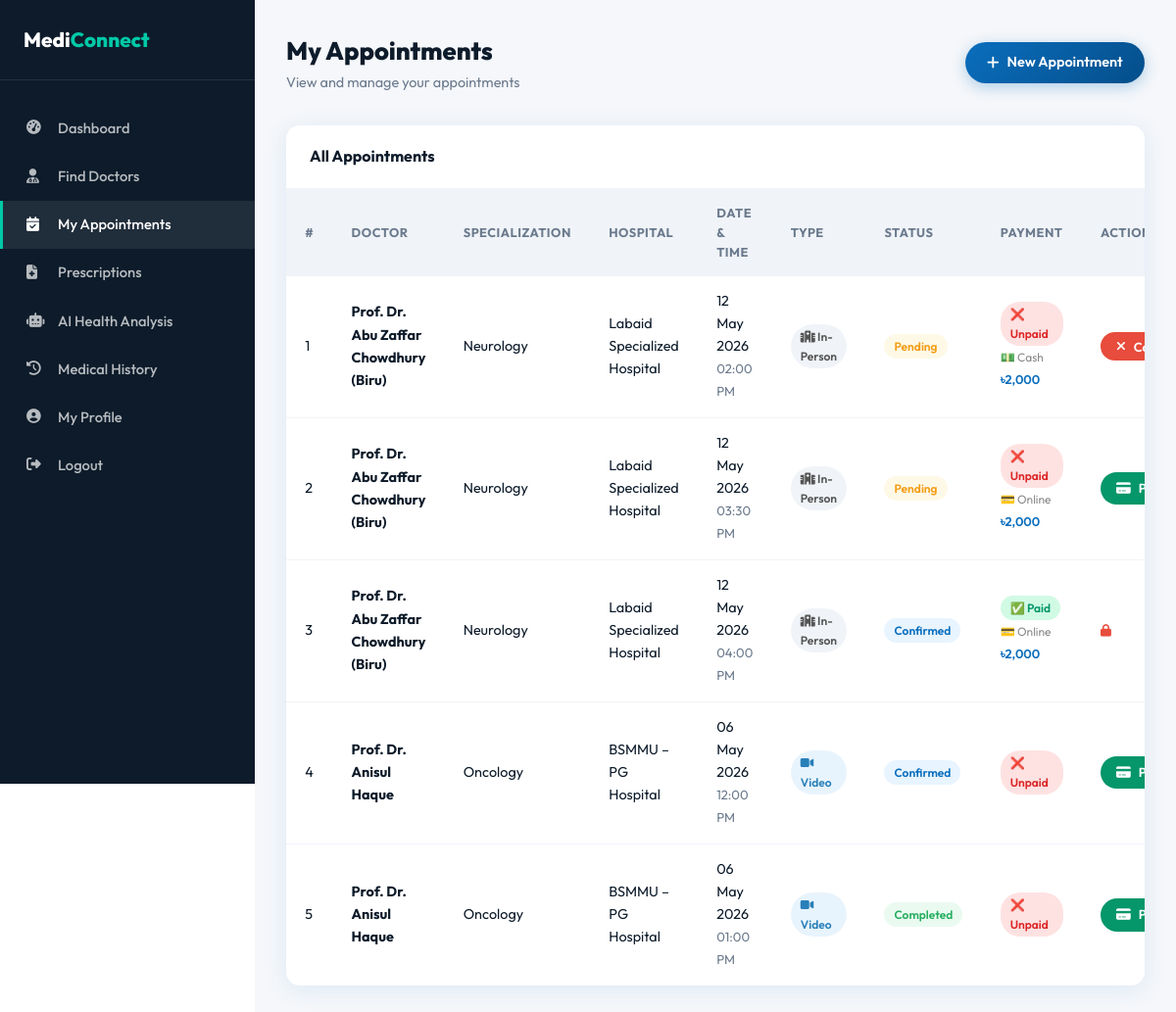
Page /patient/appointments.php (signed in) on the committed database.
### tables this page shows
CREATE TABLE `appointments` (
  `id` int(11) NOT NULL,
  `patient_id` int(11) NOT NULL,
  `doctor_id` int(11) NOT NULL,
  `appointment_date` date NOT NULL,
  `appointment_time` time NOT NULL,
  `status` enum('Pending','Confirmed','Completed','Cancelled') DEFAULT 'Pending',
  `reason` text DEFAULT NULL,
  `call_type` enum('in-person','video') DEFAULT 'in-person',
  `room_id` varchar(100) DEFAULT NULL,
  `call_status` enum('pending','active','ended') DEFAULT 'pending',
  `call_started_at` datetime DEFAULT NULL,
  `call_ended_at` datetime DEFAULT NULL,
  `payment_status` enum('unpaid','paid','pending','failed') DEFAULT 'unpaid',
  `payment_method` enum('online','cash','pay_later') DEFAULT NULL,
  `payment_amount` decimal(10,2) DEFAULT 0.00,
  `transaction_id` varchar(100) DEFAULT NULL,
  `notes` text DEFAULT NULL,
  `cancelled_by` enum('patient','doctor') DEFAULT NULL,
  `cancel_reason` text DEFAULT NULL,
  `cancelled_at` datetime DEFAULT NULL,
  `created_at` timestamp NOT NULL DEFAULT current_timestamp()
);

CREATE TABLE `doctors` (
  `id` int(11) NOT NULL,
  `full_name` varchar(100) NOT NULL,
  `email` varchar(100) NOT NULL,
  `password` varchar(255) NOT NULL,
  `phone` varchar(20) DEFAULT NULL,
  `specialization_id` int(11) DEFAULT NULL,
  `hospital_id` int(11) DEFAULT NULL,
  `qualification` varchar(255) DEFAULT NULL,
  `experience_years` int(11) DEFAULT 0,
  `consultation_fee` decimal(10,2) DEFAULT 0.00,
  `bio` text DEFAULT NULL,
  `profile_pic` varchar(255) DEFAULT 'default.png',
  `is_verified` tinyint(1) DEFAULT 0,
  `available_days` varchar(100) DEFAULT 'Mon,Tue,Wed,Thu,Fri',
  `available_time_start` time DEFAULT '09:00:00',
  `available_time_end` time DEFAULT '17:00:00',
  `created_at` timestamp NOT NULL DEFAULT current_timestamp()
);

CREATE TABLE `specializations` (
  `id` int(11) NOT NULL,
  `name` varchar(100) NOT NULL,
  `icon` varchar(50) DEFAULT 'fas fa-stethoscope',
  `description` text DEFAULT NULL
);

CREATE TABLE `hospitals` (
  `id` int(11) NOT NULL,
  `name` varchar(150) NOT NULL,
  `address` text NOT NULL,
  `city` varchar(100) DEFAULT NULL,
  `phone` varchar(20) DEFAULT NULL,
  `email` varchar(100) DEFAULT NULL,
  `website` varchar(150) DEFAULT NULL,
  `description` text DEFAULT NULL,
  `is_verified` tinyint(1) DEFAULT 0,
  `created_at` timestamp NOT NULL DEFAULT current_timestamp(),
  `latitude` decimal(10,8) DEFAULT NULL,
  `longitude` decimal(11,8) DEFAULT NULL
);

### includes/functions.php (called while the page is built, shortened)
<?php
function formatDate($date) {
    return date('d M Y', strtotime($date));
}
function formatTime($time) {
    return date('h:i A', strtotime($time));
}
?>

### patient/appointments.php (the view, shortened to what this page needs)
<?php
require_once '../includes/functions.php';
$pat_id = $_SESSION['patient_id'];
$appts = mysqli_query($conn,
    "SELECT a.*, d.full_name as doc_name, s.name as spec_name, h.name as hosp_name,
            a.call_type, a.payment_status, a.payment_method, a.payment_amount
     FROM appointments a
     JOIN doctors d ON a.doctor_id = d.id
     LEFT JOIN specializations s ON d.specialization_id = s.id
     LEFT JOIN hospitals h ON d.hospital_id = h.id
     WHERE a.patient_id = $pat_id ORDER BY a.appointment_date DESC"
);
?>
<!DOCTYPE html>
<html lang="en">
<head>
<link rel="stylesheet" href="https://cdnjs.cloudflare.com/ajax/libs/font-awesome/6.4.0/css/all.min.css">
<link rel="stylesheet" href="<?= SITE_URL ?>/css/style.css">
</head>
<body>
<div class="dashboard">
    <nav class="sidebar">
        <div class="sidebar-brand">Medi<span>Connect</span></div>
        <ul class="sidebar-menu">
            <li><a href="dashboard.php"><i class="fas fa-tachometer-alt"></i> Dashboard</a></li>
            <li><a href="../doctors.php"><i class="fas fa-user-md"></i> Find Doctors</a></li>
            <li><a href="appointments.php" class="active"><i class="fas fa-calendar-check"></i> My Appointments</a></li>
            <li><a href="prescriptions.php"><i class="fas fa-file-medical"></i> Prescriptions</a></li>
            <li><a href="medical_history_analysis.php"><i class="fas fa-robot"></i> AI Health Analysis</a></li>
            <li><a href="medical-history.php"><i class="fas fa-history"></i> Medical History</a></li>
            <li><a href="profile.php"><i class="fas fa-user-circle"></i> My Profile</a></li>
            <li><a href="../logout.php"><i class="fas fa-sign-out-alt"></i> Logout</a></li>
        </ul>
    </nav>
    <main class="dashboard-main">
        <div class="dash-header">
            <div><h1>My Appointments</h1><p>View and manage your appointments</p></div>
            <a href="../doctors.php" class="btn btn-primary"><i class="fas fa-plus"></i> New Appointment</a>
        </div>
        <div class="table-card">
            <div class="table-header"><h3>All Appointments</h3></div>
            <table class="data-table">
                <thead>
                    <tr><th>#</th><th>Doctor</th><th>Specialization</th><th>Hospital</th><th>Date & Time</th><th>Type</th><th>Status</th><th>Payment</th><th>Actions</th></tr>
                </thead>
                <tbody>
                <?php if (mysqli_num_rows($appts) == 0): ?>
                <tr><td colspan="9" style="text-align:center;color:var(--gray);padding:2rem;">No appointments found. <a href="../doctors.php">Book now!</a></td></tr>
                <?php else: $i=1; while ($a = mysqli_fetch_assoc($appts)): ?>
                <?php
                    $appt_dt    = strtotime($a['appointment_date'].' '.$a['appointment_time']);
                    $hrs_left   = ($appt_dt - time()) / 3600;
                    $can_cancel = in_array($a['status'], ['Pending','Confirmed']) && !($a['status']==='Confirmed' && $hrs_left < 24);
                    $blocked    = $a['status']==='Confirmed' && $hrs_left < 24;
                    $can_pay    = in_array($a['payment_status'], ['unpaid','pending','failed'])
                                  && $a['status'] !== 'Cancelled'
                                  && $a['payment_method'] !== 'cash';
                    $ps = $a['payment_status'] ?? 'unpaid';
                    $pay_labels = ['paid'=>'✅ Paid','unpaid'=>'❌ Unpaid','pending'=>'⏰ Pay Later','failed'=>'❌ Failed'];
                    $pay_class  = ['paid'=>'pay-paid','unpaid'=>'pay-unpaid','pending'=>'pay-pending','failed'=>'pay-failed'];
                ?>
                <tr>
                    <td><?= $i++ ?></td>
                    <td><strong><?= htmlspecialchars($a['doc_name']) ?></strong></td>
                    <td><?= htmlspecialchars($a['spec_name']) ?></td>
                    <td><?= htmlspecialchars($a['hosp_name']) ?></td>
                    <td><?= formatDate($a['appointment_date']) ?><br><span style="font-size:.82rem;color:var(--gray);"><?= formatTime($a['appointment_time']) ?></span></td>
                    <td>
                        <?php if ($a['call_type']==='video'): ?>
                        <span class="badge" style="background:#e8f4fd;color:#2980b9;"><i class="fas fa-video"></i> Video</span>
                        <?php else: ?>
                        <span class="badge" style="background:#f0f4f8;color:#555;"><i class="fas fa-hospital"></i> In-Person</span>
                        <?php endif; ?>
                    </td>
                    <td>
                        <?php $b=['Pending'=>'warning','Confirmed'=>'primary','Completed'=>'success','Cancelled'=>'danger'];
                        echo '<span class="badge badge-'.($b[$a['status']]??'secondary').'">'.$a['status'].'</span>'; ?>
                    </td>
                    <td>
                        <span class="pay-badge <?= $pay_class[$ps]??'pay-unpaid' ?>"><?= $pay_labels[$ps]??ucfirst($ps) ?></span>
                        <?php if ($a['payment_method']): ?>
                        <br><span style="font-size:.75rem;color:#888;">
                            <?= $a['payment_method']==='cash' ? '💵 Cash' : ($a['payment_method']==='online' ? '💳 Online' : '⏰ Pay Later') ?>
                        </span>
                        <?php endif; ?>
                        <?php if ($a['payment_amount'] > 0): ?>
                        <br><span style="font-size:.8rem;font-weight:600;color:var(--primary);">৳<?= number_format($a['payment_amount']) ?></span>
                        <?php endif; ?>
                    </td>
                    <td style="white-space:nowrap;">
                        <?php if ($can_pay): ?>
                        <a href="../payment/checkout.php?appointment_id=<?= $a['id'] ?>" class="btn btn-sm" style="background:#059669;color:#fff;border:none;">
                            <i class="fas fa-credit-card"></i> Pay Now
                        </a>
                        <?php endif; ?>
                        <?php if ($can_cancel): ?>
                        <button class="btn btn-danger btn-sm" onclick="openCancelModal(<?= $a['id'] ?>,'<?= addslashes($a['doc_name']) ?>','<?= formatDate($a['appointment_date']) ?>','<?= formatTime($a['appointment_time']) ?>','<?= $a['status'] ?>')">
                            <i class="fas fa-times"></i> Cancel
                        </button>
                        <?php elseif ($blocked): ?>
                        <span style="font-size:.78rem;color:#e74c3c;"><i class="fas fa-lock"></i></span>
                        <?php endif; ?>
                    </td>
                </tr>
                <?php endwhile; endif; ?>
                </tbody>
            </table>
        </div>
    </main>
</div>
</body>
</html>

### css/style.css (style rules this page uses)
:root { --primary: #0A6EBD; --primary-dark: #054E8A; --primary-light: #E8F4FF; --secondary: #00C9A7; --accent: #FF6B35; --dark: #0D1B2A; --gray-dark: #2C3E50; --gray: #6B7A8D; --gray-light: #F0F4F8; --white: #FFFFFF; --danger: #E74C3C; --success: #27AE60; --warning: #F39C12; --shadow: 0 4px 24px rgba(10,110,189,0.10); --shadow-lg: 0 8px 40px rgba(10,110,189,0.18); --radius: 14px; --radius-sm: 8px; }
* { margin: 0; padding: 0; box-sizing: border-box; }
body { font-family: 'Outfit', sans-serif; color: var(--dark); background: var(--white); line-height: 1.6; }
.btn { display: inline-flex; align-items: center; gap: 8px; padding: 0.6rem 1.4rem; border-radius: 50px; font-family: 'Outfit', sans-serif; font-weight: 600; font-size: 0.9rem; cursor: pointer; transition: all 0.25s; border: none; text-decoration: none; }
.btn-primary { background: linear-gradient(135deg, var(--primary), var(--primary-dark)); color: white; box-shadow: 0 4px 15px rgba(10,110,189,0.3); }
.btn-danger { background: var(--danger); color: white; }
.btn-sm { padding: 0.4rem 1rem; font-size: 0.82rem; }
.dashboard { display: flex; min-height: 100vh; }
.sidebar { width: 260px; background: var(--dark); padding: 1.5rem 0; position: sticky; top: 0; height: 100vh; overflow-y: auto; flex-shrink: 0; }
.sidebar .sidebar-brand { padding: 0 1.5rem 1.5rem; border-bottom: 1px solid rgba(255,255,255,0.1); margin-bottom: 1.5rem; font-size: 1.3rem; font-weight: 800; color: white; }
.sidebar .sidebar-brand span { color: var(--secondary); }
.sidebar-menu { list-style: none; }
.sidebar-menu a { display: flex; align-items: center; gap: 12px; padding: 0.8rem 1.5rem; color: rgba(255,255,255,0.7); text-decoration: none; font-weight: 500; font-size: 0.92rem; transition: all 0.2s; border-left: 3px solid transparent; }
.sidebar-menu a:hover, .sidebar-menu a.active { color: white; background: rgba(255,255,255,0.08); border-left-color: var(--secondary); }
.sidebar-menu a i { width: 20px; }
.dashboard-main { flex: 1; background: #F5F7FA; padding: 2rem; overflow-y: auto; }
.dash-header { display: flex; align-items: center; justify-content: space-between; margin-bottom: 2rem; }
.dash-header h1 { font-size: 1.6rem; font-weight: 800; }
.dash-header p { color: var(--gray); font-size: 0.9rem; }
.table-card { background: white; border-radius: var(--radius); box-shadow: var(--shadow); overflow: hidden; }
.table-card .table-header { padding: 1.2rem 1.5rem; border-bottom: 1px solid #f0f4f8; display: flex; align-items: center; justify-content: space-between; }
.table-card .table-header h3 { font-weight: 700; font-size: 1rem; }
.data-table { width: 100%; border-collapse: collapse; }
.data-table th { background: var(--gray-light); padding: 0.85rem 1.2rem; text-align: left; font-size: 0.8rem; font-weight: 700; color: var(--gray); text-transform: uppercase; letter-spacing: 0.5px; }
.data-table td { padding: 0.9rem 1.2rem; border-bottom: 1px solid #f0f4f8; font-size: 0.9rem; vertical-align: middle; }
.data-table tr:last-child td { border-bottom: none; }
.badge { display: inline-block; padding: 3px 10px; border-radius: 50px; font-size: 0.75rem; font-weight: 600; }
.badge-success { background: #EAFAF1; color: var(--success); }
.badge-warning { background: #FEF9E7; color: var(--warning); }
.badge-primary { background: var(--primary-light); color: var(--primary); }

### patient/appointments.php (style rules this page uses)
.pay-badge { display:inline-block;padding:3px 10px;border-radius:20px;font-size:.75rem;font-weight:600; }
.pay-paid { background:#d1fae5;color:#059669; }
.pay-unpaid { background:#fee2e2;color:#dc2626; }

### rows in the picture
appointments: doctor.full_name "Prof. Dr. Abu Zaffar Chowdhury (Biru)", specializations.name "Neurology", hospitals.name "Labaid Specialized Hospital", appointment_date "12 May 2026", appointment_time "02:00 PM", call_type "in-person" (drawn), status "Pending", payment_status "❌ Unpaid", payment_method "💵 Cash", payment_amount "2,000"
appointments: doctor.full_name "Prof. Dr. Abu Zaffar Chowdhury (Biru)", specializations.name "Neurology", hospitals.name "Labaid Specialized Hospital", appointment_date "12 May 2026", appointment_time "03:30 PM", call_type "in-person" (drawn), status "Pending", payment_status "❌ Unpaid", payment_method "💳 Online", payment_amount "2,000"
appointments: doctor.full_name "Prof. Dr. Abu Zaffar Chowdhury (Biru)", specializations.name "Neurology", hospitals.name "Labaid Specialized Hospital", appointment_date "12 May 2026", appointment_time "04:00 PM", call_type "in-person" (drawn), status "Confirmed", payment_status "✅ Paid", payment_method "💳 Online", payment_amount "2,000"
appointments: doctor.full_name "Prof. Dr. Anisul Haque", specializations.name "Oncology", hospitals.name "BSMMU – PG Hospital", appointment_date "06 May 2026", appointment_time "12:00 PM", call_type "video" (drawn), status "Confirmed", payment_status "❌ Unpaid"
appointments: doctor.full_name "Prof. Dr. Anisul Haque", specializations.name "Oncology", hospitals.name "BSMMU – PG Hospital", appointment_date "06 May 2026", appointment_time "01:00 PM", call_type "video" (drawn), status "Completed", payment_status "❌ Unpaid"
